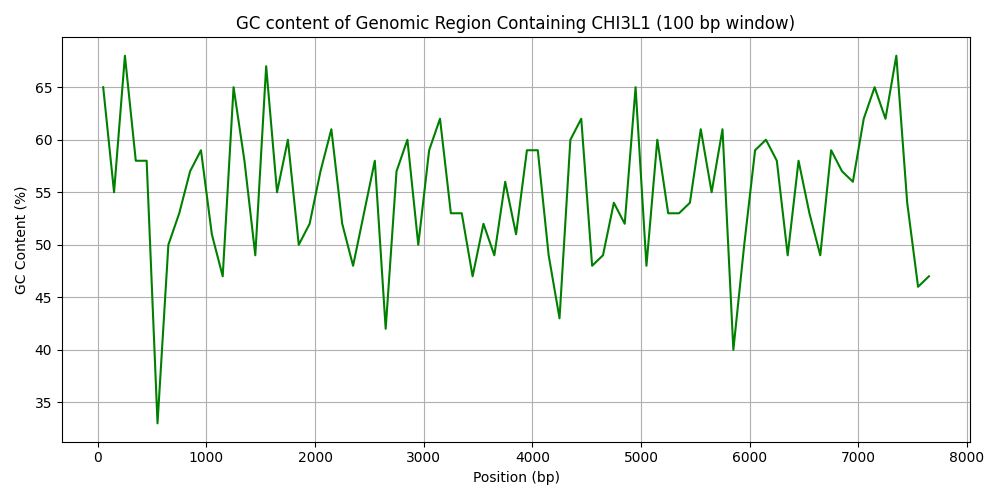

This chart was generated by the following Python code:
from Bio import SeqIO
import matplotlib.pyplot as plt

# === Step 1: Load the FASTA file ===
fasta_path = "sequence.fasta"

# Parse all record and print their IDs
records = list(SeqIO.parse(fasta_path, "fasta"))

print(f"Number of sequences in file: {len(records)}")
for i, rec in enumerate(records):
    print(f"[{i}] ID: {rec.id}, length: {len(rec.seq)}")

# Choose the first one for now
sequence = records[0].seq.upper()

# Print the first 100 bases
print("\nFirst 100 bases of selected sequence:")
print(sequence[:100])

# === Step 2: Calculate GC content ===
window_size = 100
gc_values = []
positions = []

for i in range(0, len(sequence) - window_size + 1, window_size):
    window = sequence[i:i+window_size]
    gc_count = window.count("G") + window.count("C")
    gc_percent = (gc_count / window_size) * 100
    gc_values.append(gc_percent)
    positions.append(i + window_size // 2)

# === Step 3: Plot ===
plt.figure(figsize=(10, 5))
plt.plot(positions, gc_values, color='green')
plt.title("GC content of Genomic Region Containing CHI3L1 (100 bp window)")
plt.xlabel("Position (bp)")
plt.ylabel("GC Content (%)")
plt.grid(True)
plt.tight_layout()
plt.savefig("gc_content_CHI3L1.png")
plt.show()